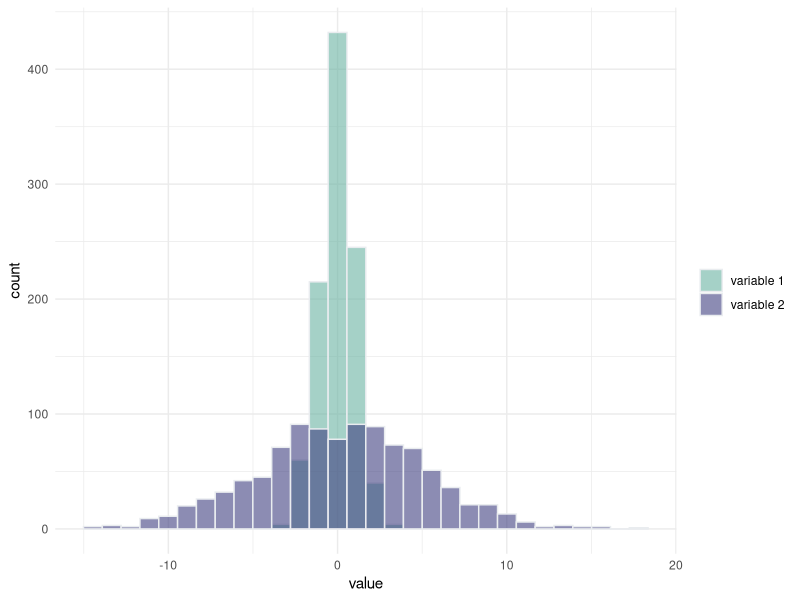
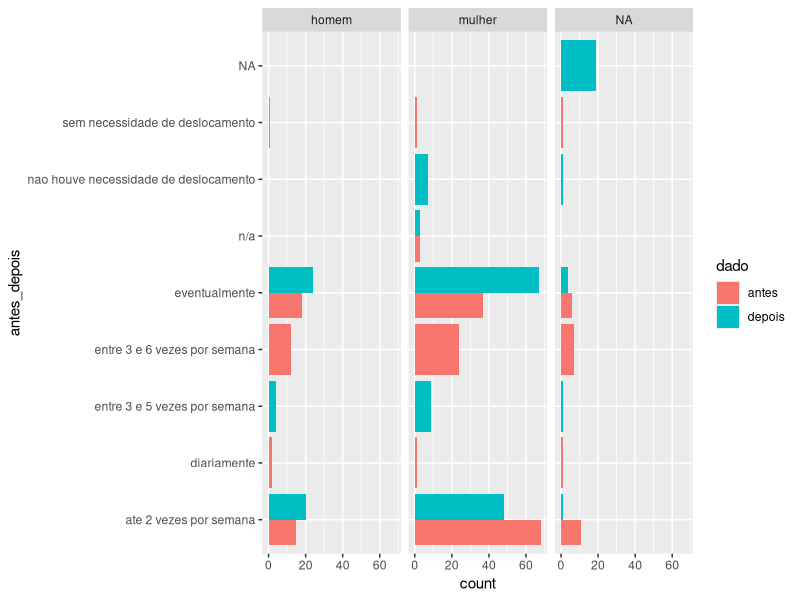

These figures' R source, in order:
## ---- chunk 1
# library
library(tidyverse)

# Build dataset with different distributions
data <- data.frame(
  type = c(rep("variable 1", 1000), rep("variable 2", 1000)),
  value = c(rnorm(1000), rnorm(1000, mean = 0, sd = 5))
)

# Represent it
p <- data %>%
  ggplot(aes(x=value, fill=type)) +
    geom_histogram( color="#e9ecef", alpha=0.6, position = 'identity') +
    scale_fill_manual(values=c("#69b3a2", "#404080")) +
    theme_minimal() +
    labs(fill="")

p
## ---- chunk 2
# get first observation for each Species in iris data -- base R
mini_iris <- iris[c(1, 51, 101), ]

mini_iris %>% gather(key = "flower_att", value = "measurement", -Species)

## ---- chunk 3
dados_bh <- read_delim("dados_aluno.csv", 
    delim = ";", escape_double = FALSE, trim_ws = TRUE)
## ---- chunk 4
data_plot_long <- dados_bh %>% 
  gather(key = "dado", value = "antes_depois", -genero, -escolaridade) %>% 
  mutate(dado = case_when(dado == 'internet_compras_antes' ~ 'antes',
                          dado == 'internet_compras_depois' ~ 'depois'))   
ggplot(data_plot_long) + 
  geom_bar(aes(x = antes_depois, fill = dado), position = "dodge") +
  coord_flip() +
  facet_wrap(~ genero)

